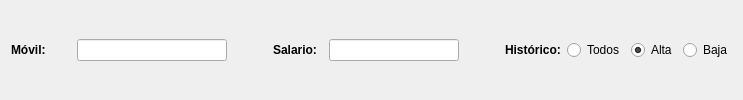
              <widget class="QWidget" name="widget_4" native="true">
               <property name="sizePolicy">
                <sizepolicy hsizetype="Expanding" vsizetype="Expanding">
                 <horstretch>0</horstretch>
                 <verstretch>0</verstretch>
                </sizepolicy>
               </property>
               <layout class="QHBoxLayout" name="horizontalLayout_4">
                <item>
                 <widget class="QLabel" name="lblMovil">
                  <property name="minimumSize">
                   <size>
                    <width>40</width>
                    <height>20</height>
                   </size>
                  </property>
                  <property name="maximumSize">
                   <size>
                    <width>40</width>
                    <height>16777215</height>
                   </size>
                  </property>
                  <property name="font">
                   <font>
                    <family>Segoe UI</family>
                    <weight>75</weight>
                    <bold>true</bold>
                   </font>
                  </property>
                  <property name="styleSheet">
                   <string notr="true"/>
                  </property>
                  <property name="text">
                   <string>Móvil:</string>
                  </property>
                 </widget>
                </item>
                <item>
                 <spacer name="horizontalSpacer_12">
                  <property name="orientation">
                   <enum>Qt::Horizontal</enum>
                  </property>
                  <property name="sizeType">
                   <enum>QSizePolicy::Fixed</enum>
                  </property>
                  <property name="sizeHint" stdset="0">
                   <size>
                    <width>20</width>
                    <height>20</height>
                   </size>
                  </property>
                 </spacer>
                </item>
                <item>
                 <widget class="QLineEdit" name="txtMovil">
                  <property name="minimumSize">
                   <size>
                    <width>150</width>
                    <height>20</height>
                   </size>
                  </property>
                  <property name="alignment">
                   <set>Qt::AlignCenter</set>
                  </property>
                 </widget>
                </item>
                <item>
                 <spacer name="horizontalSpacer_9">
                  <property name="orientation">
                   <enum>Qt::Horizontal</enum>
                  </property>
                  <property name="sizeType">
                   <enum>QSizePolicy::Minimum</enum>
                  </property>
                  <property name="sizeHint" stdset="0">
                   <size>
                    <width>40</width>
                    <height>20</height>
                   </size>
                  </property>
                 </spacer>
                </item>
                <item>
                 <widget class="QLabel" name="lblSalario">
                  <property name="minimumSize">
                   <size>
                    <width>50</width>
                    <height>20</height>
                   </size>
                  </property>
                  <property name="maximumSize">
                   <size>
                    <width>40</width>
                    <height>16777215</height>
                   </size>
                  </property>
                  <property name="font">
                   <font>
                    <family>Segoe UI</family>
                    <weight>75</weight>
                    <bold>true</bold>
                   </font>
                  </property>
                  <property name="styleSheet">
                   <string notr="true"/>
                  </property>
                  <property name="text">
                   <string>Salario:</string>
                  </property>
                 </widget>
                </item>
                <item>
                 <widget class="QLineEdit" name="txtSalario">
                  <property name="minimumSize">
                   <size>
                    <width>130</width>
                    <height>20</height>
                   </size>
                  </property>
                  <property name="maximumSize">
                   <size>
                    <width>130</width>
                    <height>16777215</height>
                   </size>
                  </property>
                  <property name="alignment">
                   <set>Qt::AlignRight|Qt::AlignTrailing|Qt::AlignVCenter</set>
                  </property>
                 </widget>
                </item>
                <item>
                 <spacer name="horizontalSpacer_5">
                  <property name="orientation">
                   <enum>Qt::Horizontal</enum>
                  </property>
                  <property name="sizeHint" stdset="0">
                   <size>
                    <width>40</width>
                    <height>20</height>
                   </size>
                  </property>
                 </spacer>
                </item>
                <item>
                 <widget class="QLabel" name="lblHistorico">
                  <property name="minimumSize">
                   <size>
                    <width>0</width>
                    <height>20</height>
                   </size>
                  </property>
                  <property name="font">
                   <font>
                    <family>Segoe UI</family>
                    <weight>75</weight>
                    <bold>true</bold>
                   </font>
                  </property>
                  <property name="styleSheet">
                   <string notr="true"/>
                  </property>
                  <property name="text">
                   <string>Histórico:</string>
                  </property>
                 </widget>
                </item>
                <item>
                 <widget class="QRadioButton" name="rbtTodos">
                  <property name="minimumSize">
                   <size>
                    <width>0</width>
                    <height>20</height>
                   </size>
                  </property>
                  <property name="text">
                   <string>Todos</string>
                  </property>
                  <property name="checked">
                   <bool>false</bool>
                  </property>
                  <attribute name="buttonGroup">
                   <string notr="true">rbtGroup</string>
                  </attribute>
                 </widget>
                </item>
                <item>
                 <widget class="QRadioButton" name="rbtAlta">
                  <property name="minimumSize">
                   <size>
                    <width>0</width>
                    <height>20</height>
                   </size>
                  </property>
                  <property name="text">
                   <string>Alta</string>
                  </property>
                  <property name="checked">
                   <bool>true</bool>
                  </property>
                  <attribute name="buttonGroup">
                   <string notr="true">rbtGroup</string>
                  </attribute>
                 </widget>
                </item>
                <item>
                 <widget class="QRadioButton" name="rbtBaja">
                  <property name="minimumSize">
                   <size>
                    <width>0</width>
                    <height>20</height>
                   </size>
                  </property>
                  <property name="text">
                   <string>Baja</string>
                  </property>
                  <attribute name="buttonGroup">
                   <string notr="true">rbtGroup</string>
                  </attribute>
                 </widget>
                </item>
               </layout>
              </widget>
